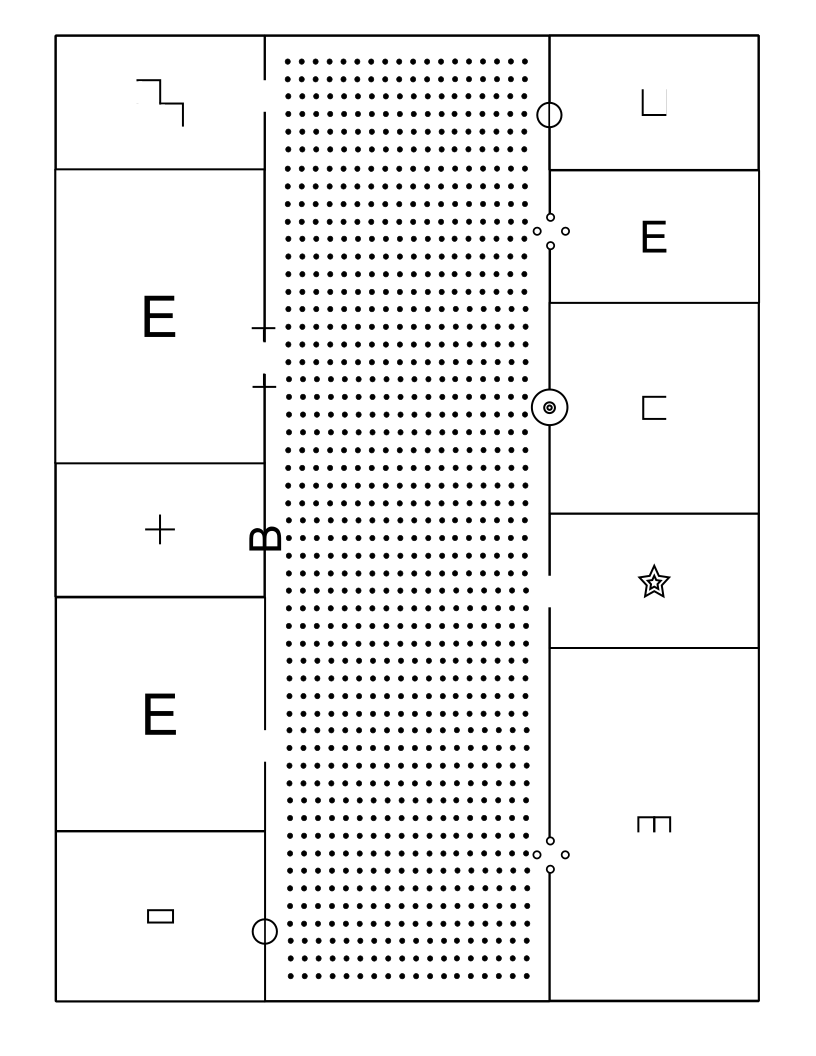
#> input picture distractor_floorplan_E.png, 816 x 1056 px
$ python trace_map.py distractor_floorplan_E.png out.png
#> lines starting #> are read from the running program, lines starting #| are printed output that depends on the picture; after the words box and inside, x2 and y2 are one past the last pixel; in counts of white or black regions, pixels touching at a corner belong together
"""Trace wall lines and locate symbol blobs on a flattened map image.

Works on any top-down, hand-free view of the map: the clean reference PNG
directly, or a video frame already warped into map space via the tracker's
own homography (see finger_tracking_manual_objects.py). Same pipeline
either way -- only the input image changes.
"""
import os
import sys

import cv2
import numpy as np


def ink_mask(gray, thresh=180):
    """Binary mask of printed black ink vs white paper."""
    _, mask = cv2.threshold(gray, thresh, 255, cv2.THRESH_BINARY_INV)
    return mask


def trace_walls(mask, min_len=25):
    """Straight wall/corridor segments as (x1, y1, x2, y2) tuples."""
    edges = cv2.Canny(mask, 50, 150)
    segments = cv2.HoughLinesP(edges, 1, np.pi / 180, threshold=30,
                               minLineLength=min_len, maxLineGap=6)
    if segments is None:
        return []
    return [tuple(s) for s in segments.reshape(-1, 4)]


def find_symbol_blobs(mask, wall_mask, min_area=150, max_area=8000):
    """Small ink blobs that aren't part of the traced wall lines --
    candidate symbols. Subtracting the wall mask first keeps a room's own
    border from being picked up as a "symbol" sitting inside it."""
    interior = cv2.bitwise_and(mask, cv2.bitwise_not(wall_mask))
    interior = cv2.dilate(interior, np.ones((3, 3), np.uint8))
    num, labels, stats, centroids = cv2.connectedComponentsWithStats(
        interior, connectivity=8)
    blobs = []
    for i in range(1, num):
        area = stats[i, cv2.CC_STAT_AREA]
        if min_area <= area <= max_area:
            x, y, w, h = (stats[i, cv2.CC_STAT_LEFT], stats[i, cv2.CC_STAT_TOP],
                          stats[i, cv2.CC_STAT_WIDTH], stats[i, cv2.CC_STAT_HEIGHT])
            blobs.append((x, y, w, h, tuple(centroids[i])))
    return blobs


def classify_shape(mask, box):
    """Cheap rule-based shape label for a symbol blob: filled vs outline,
    round vs angular, roughly how many straight sides -- no ML model,
    just contour geometry, matches how the rest of this codebase works."""
    x, y, w, h, _ = box
    crop = mask[y:y + h, x:x + w]
    contours, _ = cv2.findContours(crop, cv2.RETR_EXTERNAL, cv2.CHAIN_APPROX_SIMPLE)
    if not contours:
        return "?"
    c = max(contours, key=cv2.contourArea)
    area = cv2.contourArea(c)
    box_area = max(w * h, 1)
    fill_ratio = area / box_area
    perimeter = cv2.arcLength(c, True)
    approx = cv2.approxPolyDP(c, 0.03 * perimeter, True)
    circularity = 4 * np.pi * area / (perimeter * perimeter) if perimeter else 0

    if fill_ratio > 0.75 and circularity > 0.7:
        return "circle"
    if circularity > 0.7:
        return "ring"
    if fill_ratio > 0.75:
        return "filled"
    if len(approx) <= 5:
        return f"{len(approx)}-gon"
    return "text"


def main():
    if len(sys.argv) < 2:
        print("usage: python3 trace_map.py <image.png> [output.png]")
        sys.exit(1)
    image_path = sys.argv[1]
    out_path = (sys.argv[2] if len(sys.argv) > 2
                else "traced_" + os.path.basename(image_path))

    raw = cv2.imread(image_path, cv2.IMREAD_UNCHANGED)
#> raw is the input picture: shape (1056, 816, 4); mean B, G, R, A 241.6, 241.6, 241.6, 255
    if raw is None:
        raise FileNotFoundError(image_path)
    if raw.ndim == 2:
        img = cv2.cvtColor(raw, cv2.COLOR_GRAY2BGR)
    elif raw.shape[2] == 4:
        bgr, a = raw[:, :, :3].astype(np.float32), raw[:, :, 3:4].astype(np.float32) / 255.0
#> a: shape (1056, 816, 1) float32; every value is 1
        img = (bgr * a + 255.0 * (1 - a)).astype(np.uint8)
    else:
        img = raw
    gray = cv2.cvtColor(img, cv2.COLOR_BGR2GRAY)
    mask = ink_mask(gray)
#> in ink_mask, `_, mask = cv2.threshold(gray, thresh, 255, cv2.THRESH_BINARY_INV)`:
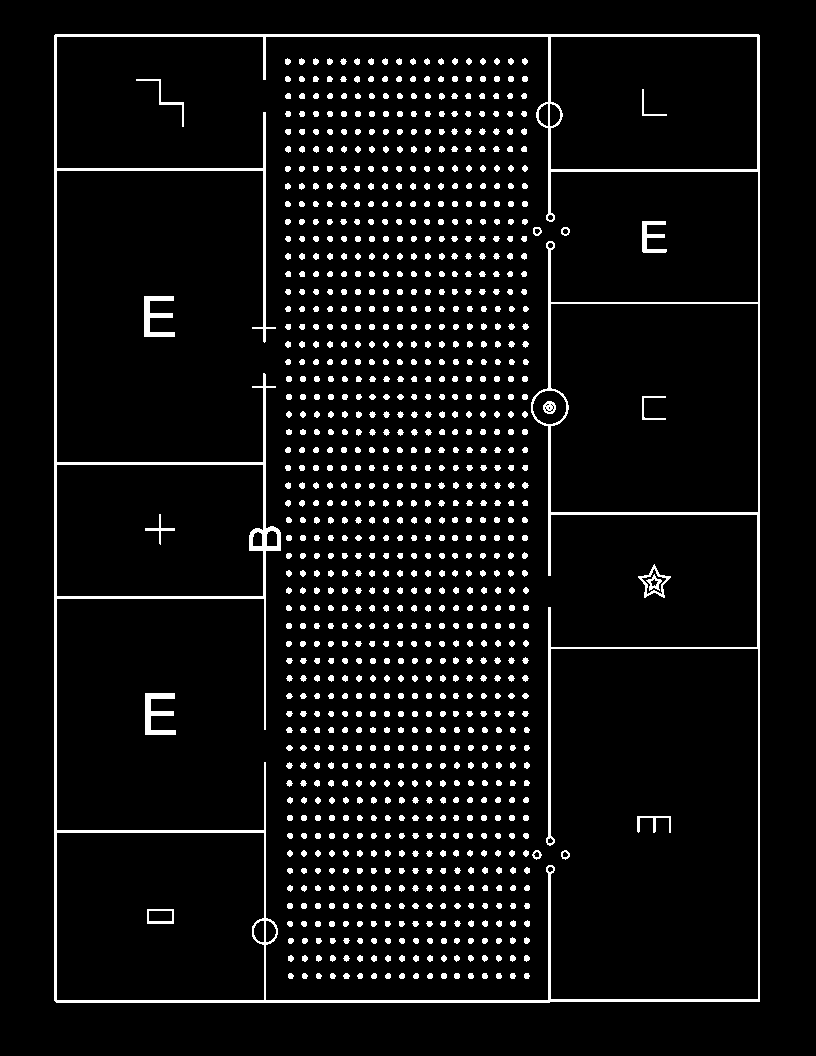
#> mask: shape (1056, 816); 6.1% white; 971 white regions, largest, box (x1, y1, x2, y2) and area: (54, 34, 760, 1003) 19804, (145, 693, 176, 735) 636, (144, 296, 175, 337) 606

    walls = trace_walls(mask)
#> in trace_walls, `edges = cv2.Canny(mask, 50, 150)`:
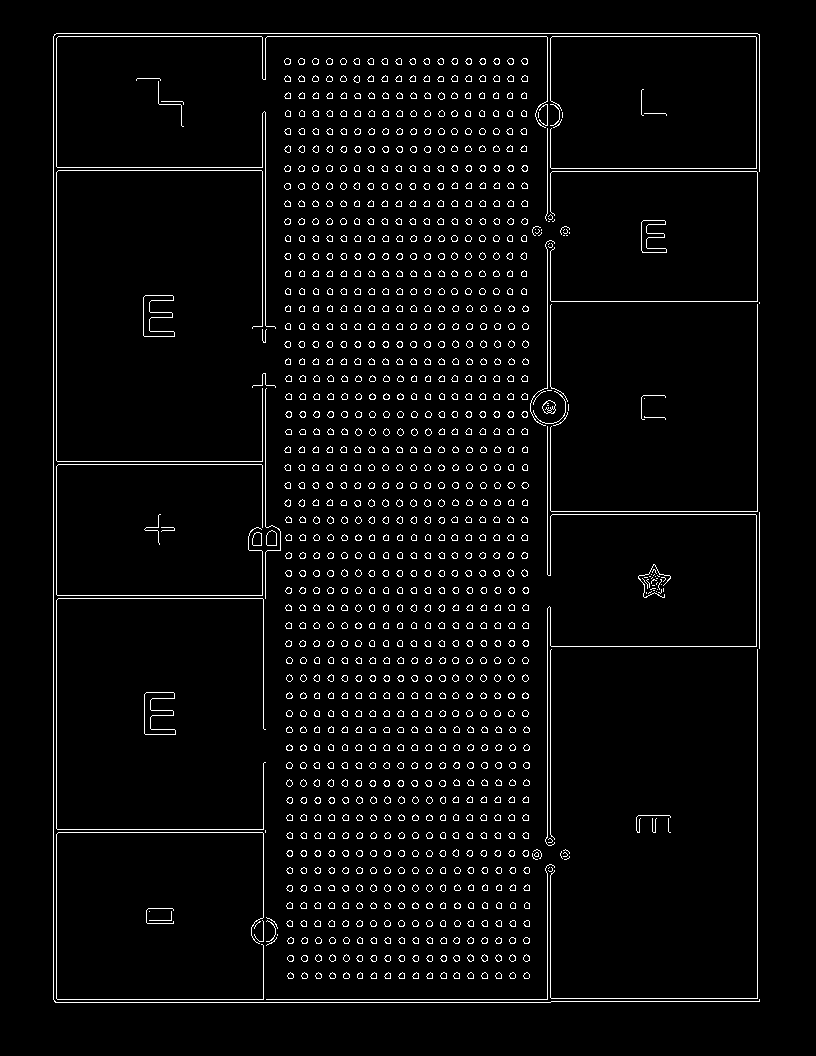
#> edges: shape (1056, 816); 3.8% white in thin lines or dots, all inside (x1, y1, x2, y2) = (53, 33, 760, 1003)
#> in trace_walls, `segments = cv2.HoughLinesP(edges, 1, np.pi / 180, threshold=30, minLin..`: segments = 67 rows, first 6: [547, 1002, 547, 873], [53, 999, 53, 36], [56, 1002, 56, 33], [550, 845, 550, 607], [58, 36, 759, 36], [57, 33, 757, 33]
#> walls = 67 items, first 6: (547, 1002, 547, 873), (53, 999, 53, 36), (56, 1002, 56, 33), (550, 845, 550, 607), (58, 36, 759, 36), (57, 33, 757, 33)
    wall_mask = np.zeros_like(mask)
    for x1, y1, x2, y2 in walls:
        cv2.line(wall_mask, (x1, y1), (x2, y2), 255, 3)
#> this loop made 67 passes
#> (x1, y1, x2, y2) on passes 1 to 12: (547, 1002, 547, 873), (53, 999, 53, 36), (56, 1002, 56, 33), (550, 845, 550, 607), (58, 36, 759, 36), (57, 33, 757, 33), (55, 1002, 550, 1002), (757, 511, 757, 172), (265, 342, 265, 112), (262, 340, 262, 113), (263, 999, 263, 763), (57, 999, 546, 999)
#> wall_mask: shape (1056, 816); 5.3% white; 19 white regions, largest, box (x1, y1, x2, y2) and area: (51, 31, 762, 1005) 38690, (545, 605, 762, 848) 2756, (141, 329, 177, 339) 326

    blobs = find_symbol_blobs(mask, wall_mask)
#> in find_symbol_blobs, `interior = cv2.bitwise_and(mask, cv2.bitwise_not(wall_mask))`: interior: shape (1056, 816); 4% white; 1003 white regions (9 under 20 px), largest, box (x1, y1, x2, y2) and area: (249, 510, 281, 551) 512, (536, 39, 563, 166) 474, (531, 380, 569, 497) 470
#> in find_symbol_blobs, `interior = cv2.dilate(interior, np.ones((3, 3), np.uint8))`: interior: shape (1056, 816); 7.8% white; 1002 white regions (4 under 20 px), largest, box (x1, y1, x2, y2) and area: (530, 379, 570, 498) 910, (535, 38, 564, 167) 908, (248, 509, 282, 552) 761
#> in find_symbol_blobs, `num, labels, stats, centroids = cv2.connectedComponentsWithStats( inte..`:
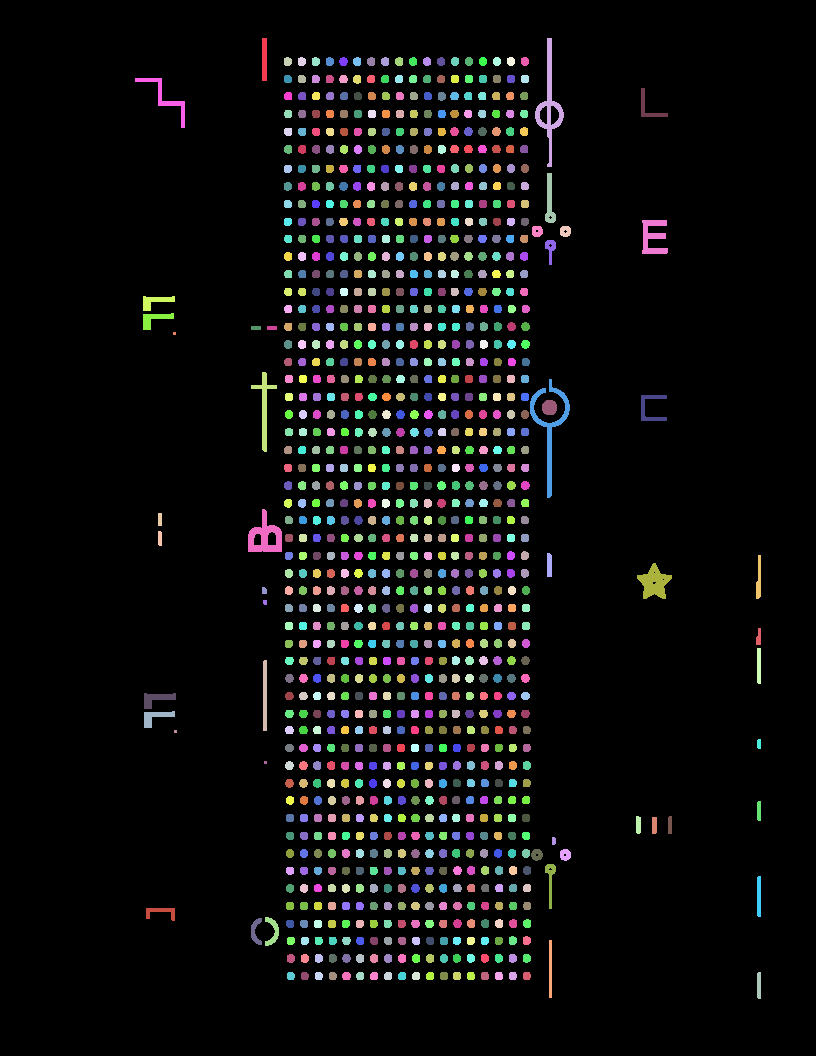
#> labels: shape (1056, 816) int32; 1003 distinct labels, from 0 to 1002; one colour per label, 0 black
#> in find_symbol_blobs, `num, labels, stats, centroids = cv2.connectedComponentsWithStats( inte..`: num = 1003; stats = 1003 rows, first 6: [0, 0, 816, 1056, 794787], [262, 38, 5, 43, 215], [535, 38, 29, 129, 908], [284, 57, 8, 9, 62], [298, 57, 8, 9, 62], [312, 57, 8, 9, 62]; centroids = 1003 pairs, first value 154.1 to 758.6, second value 59 to 985
#> the loop in find_symbol_blobs, `for i in range(1, num):` made 1002 passes
#> (area, x, y, w, h) on passes 1, 2, 39, 40, 131, 186, 262, 281, 339, 358, 377, 378: (215, 262, 38, 5, 43), (908, 535, 38, 29, 129), (407, 135, 78, 50, 50), (208, 641, 88, 27, 29), (298, 545, 173, 11, 50), (518, 642, 220, 26, 34), (238, 143, 296, 32, 15), (246, 143, 313, 31, 17), (480, 251, 372, 26, 80), (910, 530, 379, 40, 119), (281, 641, 395, 26, 26), (192, 542, 400, 15, 15)
#> area on passes 3 to 8: 62, 62, 62, 62, 63, 62
#> after the loop in find_symbol_blobs, `for i in range(1, num):`: blobs = 24 items
#> blobs = 24 items

    shown = img.copy()
    for x1, y1, x2, y2 in walls:
        cv2.line(shown, (x1, y1), (x2, y2), (0, 0, 255), 2)
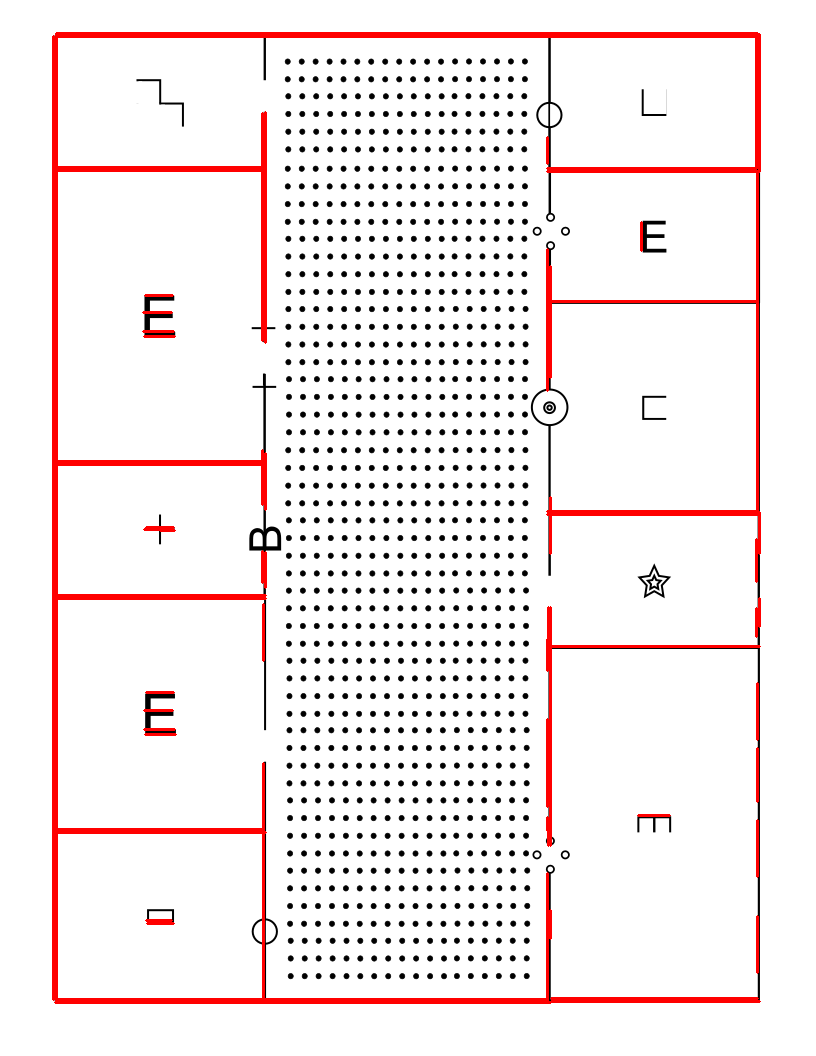
#> shown: shape (1056, 816, 3); mean B, G, R 235.7, 235.7, 245.4
    for i, box in enumerate(blobs):
        x, y, w, h, (cx, cy) = box
        label = classify_shape(mask, box)
        cv2.rectangle(shown, (x, y), (x + w, y + h), (255, 0, 0), 2)
        cv2.putText(shown, f"{i}:{label}", (x, max(0, y - 6)),
                    cv2.FONT_HERSHEY_SIMPLEX, 0.4, (255, 0, 0), 1, cv2.LINE_AA)
#> this loop made 24 passes
#> (cx, cy, contours in classify_shape, area in classify_shape) on passes 3, 6, 9, 11, 12, 13: (165.2, 97.44, 1 contour; box (x1, y1, x2, y2) and area: (1, 1, 49, 49) 118, 117.5), (652.9, 236.4, 1 contour; box (x1, y1, x2, y2) and area: (0, 1, 25, 33) 296, 296), (263.9, 407, 1 contour; box (x1, y1, x2, y2) and area: (1, 1, 25, 80) 178, 178.5), (650.7, 407.5, 1 contour; box (x1, y1, x2, y2) and area: (1, 1, 25, 25) 70, 69.5), (549.1, 407.1, 1 contour; box (x1, y1, x2, y2) and area: (1, 1, 14, 14) 118, 117.5), (264.6, 536.7, 1 contour; box (x1, y1, x2, y2) and area: (1, 0, 33, 43) 710, 710)
#> (cx, cy, area in classify_shape, box_area in classify_shape) on passes 2, 7, 8, 10, 17, 18: (549, 103.6, 726, 3741), (154.9, 301, 166.5, 480), (154.1, 318.8, 172.5, 527), (549.2, 427.7, 1239.5, 4760), (156.3, 698.4, 195.5, 512), (155.1, 716.8, 172.5, 527)
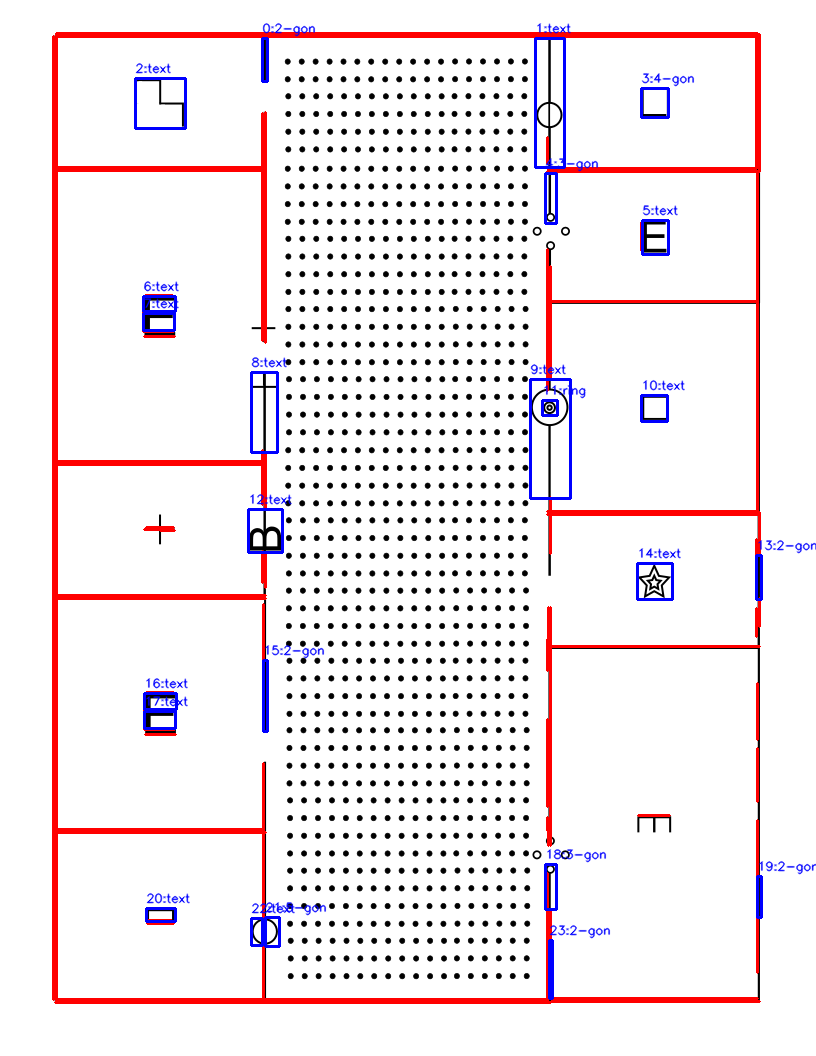
#> shown: shape (1056, 816, 3); 1.92% of pixels changed, all inside (x1, y1, x2, y2) = (134, 22, 816, 1000)

    cv2.imwrite(out_path, shown)
    print(f"traced {len(walls)} wall segments, {len(blobs)} candidate symbol blobs")
#| traced 67 wall segments, 24 candidate symbol blobs
    for i, box in enumerate(blobs):
        x, y, w, h, (cx, cy) = box
        print(f"  blob {i}: center=({cx:.0f},{cy:.0f}) size={w}x{h} "
              f"shape='{classify_shape(mask, box)}'")
#> this loop made 24 passes
#> box on passes 7 to 18: (143, 296, 32, 15, (154.9, 301)), (143, 313, 31, 17, (154.1, 318.8)), (251, 372, 26, 80, (263.9, 407)), (530, 379, 40, 119, (549.2, 427.7)), (641, 395, 26, 26, (650.7, 407.5)), (542, 400, 15, 15, (549.1, 407.1)), (248, 509, 34, 43, (264.6, 536.7)), (756, 555, 5, 44, (758.5, 578.9)), (637, 563, 35, 36, (653.9, 582.2)), (263, 660, 4, 71, (264.5, 695.1)), (144, 693, 32, 16, (156.3, 698.4)), (144, 711, 31, 17, (155.1, 716.8))
#> (cx, cy, c in classify_shape, area in classify_shape) on pass 1: (264, 59, [[1, 0], [1, 41], [3, 41], [3, 0]], 82)
#|   blob 0: center=(264,59) size=5x43 shape='2-gon'
#|   blob 1: center=(549,104) size=29x129 shape='text'
#|   blob 2: center=(165,97) size=50x50 shape='text'
#|   blob 3: center=(648,108) size=27x29 shape='4-gon'
#|   blob 4: center=(549,201) size=11x50 shape='3-gon'
#|   blob 5: center=(653,236) size=26x34 shape='text'
#|   blob 6: center=(155,301) size=32x15 shape='text'
#|   blob 7: center=(154,319) size=31x17 shape='text'
#> (further printed lines are left out)
    print(f"saved visualization to {out_path}")


if __name__ == "__main__":
    main()
